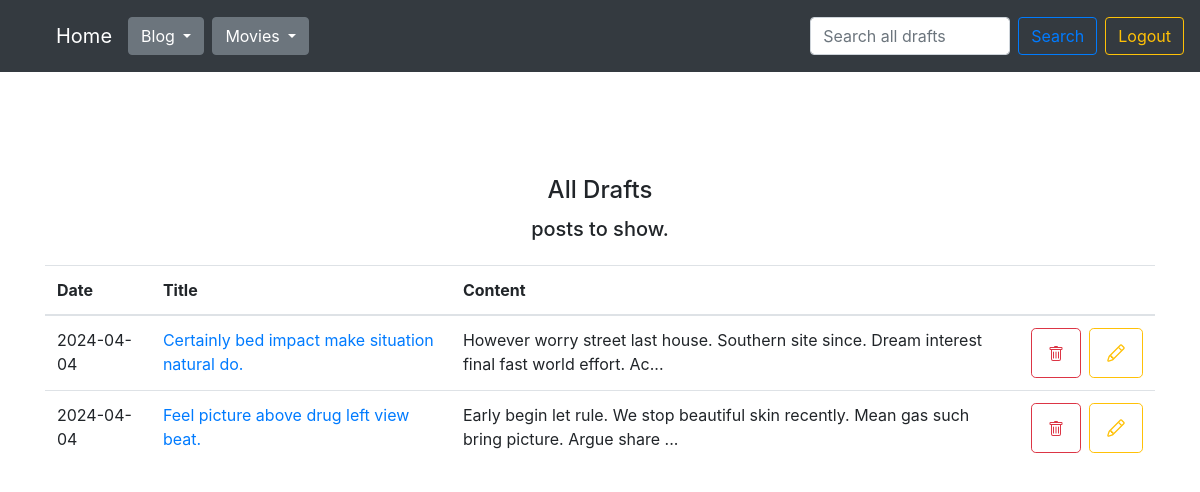
The app's page /drafts/ (signed in) with its own data.
### blog/models.py (models this page shows)
class Entry(db.Model):
    id = db.Column(db.Integer, primary_key=True)
    title = db.Column(db.String(80), nullable=False)
    content = db.Column(db.Text, nullable=False)
    creation_date = db.Column(db.DateTime, nullable=False,
                              default=datetime.utcnow)
    is_published= db.Column(db.Boolean, default=False)
    comments = db.relationship("Comment", backref="entry")
    category_id = db.Column(db.Integer, db.ForeignKey('category.id'))
    user_id = db.Column(db.Integer, db.ForeignKey('user.id'))

### blog/routes.py (the view)
@app.route('/drafts/')
@login_required
def list_drafts():
    clear_caterogies_db()
    user_id = session.get('user_id')
    all_categories = Category.query.all()
    all_posts = Entry.query.filter_by(is_published=True).order_by(Entry.creation_date.desc())
    drafts = Entry.query.filter_by(is_published=False).filter(and_(Entry.user_id == user_id)).order_by(Entry.creation_date.desc())
    return render_template("drafts.html",
                           drafts=drafts,
                           all_categories=all_categories,
                           all_posts_counter=all_posts.count(),
                           drafts_counter=drafts.count(),
                           )

### blog/routes.py (called while the page is built)
def login_required(view_func):
    @functools.wraps(view_func)
    def check_permissions(*args, **kwargs):
        if session.get('logged_in'):
            return view_func(*args, **kwargs)
        return redirect(url_for('login', next=request.path))
    return check_permissions

@app.context_processor
def inject_template_name():
    return {'template_name': g.get('template_name', 'unknown')}

@app.context_processor
def utility_processor():
    def tmdb_image_url(path, size):
        return tmdb_client.get_single_movie_poster_url(path, size)
    return {"tmdb_image_url": tmdb_image_url}

@app.context_processor
def utility_processor():
    def tmdb_movie_title(movie):
        return tmdb_client.get_single_movie_title(movie)
    return {"tmdb_movie_title": tmdb_movie_title}

@app.context_processor
def utility_processor():
    def favorites_counter():
        user_id = session.get('user_id')
        favorites = Favorite.query.filter(Favorite.user_id == user_id).all()
        return len(favorites)
    return {"favorites_counter": favorites_counter}

### blog/utils.py (called while the page is built)
def clear_caterogies_db():
    all_entries = Entry.query.all()
    all_categories = Category.query.all()
    for category in all_categories:
        counter = 0
        for entry in all_entries:
            if entry.category_id == category.id:
                counter += 1
        if counter == 0:
            db.session.delete(category)
            db.session.commit()

### blog/templates/drafts.html (shortened to what this page needs)
{% set template_name = 'drafts' %}
{% extends "base.html" %}
{% block content %}
<div class="d-flex flex-column justify-content-center align-items-center">
  {% if search_query %}
    <h4>Search results for: {{ search_query }}</h4>
    <h5 class="mt-1 mb-4">Found {{ counter }} posts.</h5>
  {% else %}
    <h4>All Drafts</h4>
    <h5 class="mt-1 mb-4">{{ counter }} posts to show.</h5>
  {% endif %}
</div>
<table class="table">
  <thead>
    <tr>
      <th scope="col">Date</th>
      <th scope="col">Title</th>
      <th scope="col">Content</th>
      <th scope="col"></th>
    </tr>
  </thead>
  <tbody>
  {% for post in drafts %}
    <tr>
      <td>
        {{ post.creation_date.strftime('%Y-%m-%d') }}
      </td>
      <td>
        <a href="{{ url_for('edit_entry', entry_id=post.id) }}">
          {{ post.title }}
        </a>
        </td>
        <td>{{ post.content|truncate(100, true) }}</td>
        <td>
          <div class="d-flex flex-row justify-content-end align-items-center gap-2">
            <form class="mr-2" action="/delete-post/{{ post.id }}" method="POST">
              <button type="submit" class="btn btn-outline-danger btn-lg">
              </button>
            </form>
            <form action="/edit-post/{{ post.id }}" method="POST">
              <button type="submit" class="btn btn-outline-warning btn-lg">
              </button>
            </form>
          </div>
        </td>
      </tr>
  {% endfor %}
  </tbody>
</table>
{% endblock %}

### blog/templates/css/styles.css (style rules this page uses)
body { padding-top: 5rem; }
.btn-outline-danger.btn-lg, .btn-outline-warning.btn-lg { min-height: 50px; }
svg { transition: .5s all; }

### records on screen
Entry: creation_date "2024-04-04", title "Certainly bed impact make situation natural do.", content "However worry street last house. Southern site since. Dream interest final fast world effort. Ac..."
Entry: creation_date "2024-04-04", title "Feel picture above drug left view beat.", content "Early begin let rule. We stop beautiful skin recently. Mean gas such bring picture. Argue share ..."
